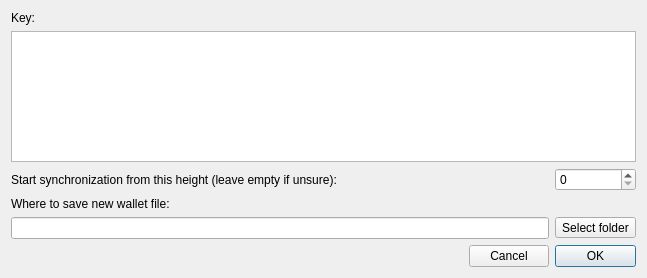
<?xml version="1.0" encoding="UTF-8"?>
<ui version="4.0">
 <class>ImportKeyDialog</class>
 <widget class="QDialog" name="ImportKeyDialog">
  <property name="geometry">
   <rect>
    <x>0</x>
    <y>0</y>
    <width>647</width>
    <height>278</height>
   </rect>
  </property>
  <property name="minimumSize">
   <size>
    <width>0</width>
    <height>130</height>
   </size>
  </property>
  <property name="windowTitle">
   <string>Restore from private key</string>
  </property>
  <layout class="QGridLayout" name="gridLayout">
   <item row="5" column="0" colspan="2">
    <widget class="QLineEdit" name="m_pathEdit"/>
   </item>
   <item row="4" column="0" colspan="4">
    <widget class="QLabel" name="label_2">
     <property name="text">
      <string>Where to save new wallet file:</string>
     </property>
    </widget>
   </item>
   <item row="6" column="0">
    <spacer name="horizontalSpacer">
     <property name="orientation">
      <enum>Qt::Horizontal</enum>
     </property>
     <property name="sizeHint" stdset="0">
      <size>
       <width>454</width>
       <height>20</height>
      </size>
     </property>
    </spacer>
   </item>
   <item row="6" column="1">
    <widget class="QPushButton" name="m_cancelButton">
     <property name="text">
      <string>Cancel</string>
     </property>
     <property name="autoDefault">
      <bool>false</bool>
     </property>
    </widget>
   </item>
   <item row="5" column="2" colspan="2">
    <widget class="QToolButton" name="m_selectPathButton">
     <property name="text">
      <string>Select folder</string>
     </property>
    </widget>
   </item>
   <item row="2" column="0">
    <widget class="QLabel" name="label_3">
     <property name="text">
      <string>Start synchronization from this height (leave empty if unsure):</string>
     </property>
    </widget>
   </item>
   <item row="1" column="0" colspan="4">
    <widget class="QTextEdit" name="m_keyEdit">
     <property name="readOnly">
      <bool>false</bool>
     </property>
    </widget>
   </item>
   <item row="6" column="2" colspan="2">
    <widget class="QPushButton" name="m_okButton">
     <property name="text">
      <string>OK</string>
     </property>
     <property name="autoDefault">
      <bool>false</bool>
     </property>
     <property name="default">
      <bool>true</bool>
     </property>
    </widget>
   </item>
   <item row="0" column="0">
    <widget class="QLabel" name="label">
     <property name="text">
      <string>Key:</string>
     </property>
    </widget>
   </item>
   <item row="2" column="2" colspan="2">
    <widget class="QSpinBox" name="m_syncHeight">
     <property name="maximum">
      <number>999999999</number>
     </property>
    </widget>
   </item>
  </layout>
 </widget>
 <resources/>
 <connections>
  <connection>
   <sender>m_selectPathButton</sender>
   <signal>clicked()</signal>
   <receiver>ImportKeyDialog</receiver>
   <slot>selectPathClicked()</slot>
   <hints>
    <hint type="sourcelabel">
     <x>620</x>
     <y>54</y>
    </hint>
    <hint type="destinationlabel">
     <x>323</x>
     <y>65</y>
    </hint>
   </hints>
  </connection>
  <connection>
   <sender>m_okButton</sender>
   <signal>clicked()</signal>
   <receiver>ImportKeyDialog</receiver>
   <slot>onAccept()</slot>
   <hints>
    <hint type="sourcelabel">
     <x>594</x>
     <y>102</y>
    </hint>
    <hint type="destinationlabel">
     <x>323</x>
     <y>65</y>
    </hint>
   </hints>
  </connection>
  <connection>
   <sender>m_cancelButton</sender>
   <signal>clicked()</signal>
   <receiver>ImportKeyDialog</receiver>
   <slot>reject()</slot>
   <hints>
    <hint type="sourcelabel">
     <x>511</x>
     <y>102</y>
    </hint>
    <hint type="destinationlabel">
     <x>323</x>
     <y>65</y>
    </hint>
   </hints>
  </connection>
  <connection>
   <sender>m_keyEdit</sender>
   <signal>textChanged()</signal>
   <receiver>ImportKeyDialog</receiver>
   <slot>onTextChanged()</slot>
   <hints>
    <hint type="sourcelabel">
     <x>323</x>
     <y>93</y>
    </hint>
    <hint type="destinationlabel">
     <x>323</x>
     <y>138</y>
    </hint>
   </hints>
  </connection>
 </connections>
 <slots>
  <slot>selectPathClicked()</slot>
  <slot>onTextChanged()</slot>
 </slots>
</ui>
